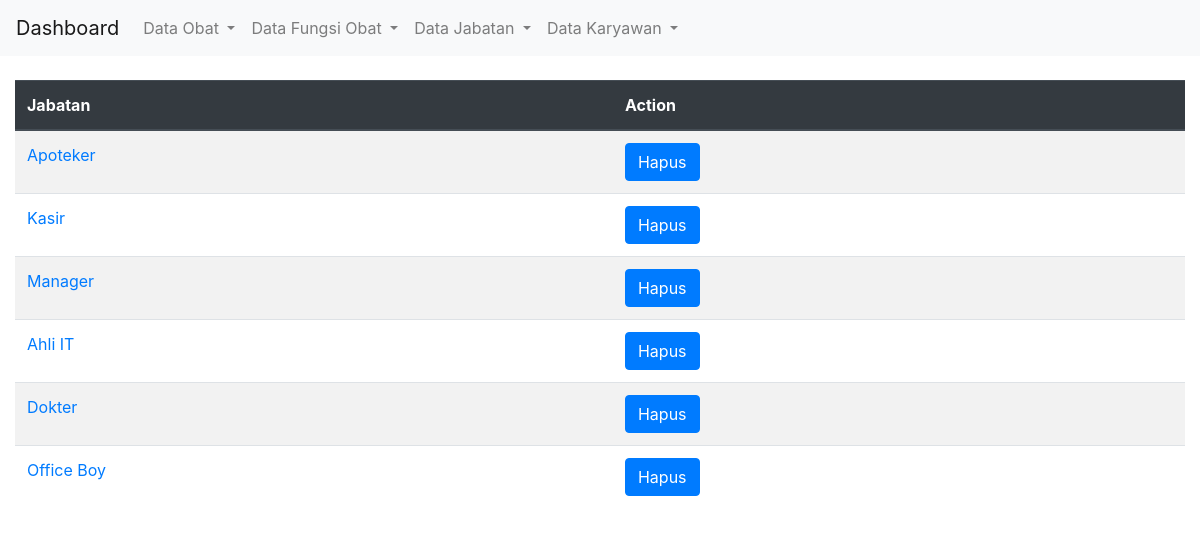
/karyawan/jabatan_list/, run on the app's committed database.
### karyawan/models.py (models this page shows, shortened)
class Jabatan(models.Model):
    jabatan = models.CharField(max_length=20)

### karyawan/views.py (the view)
# urls.py: path('jabatan_list/', views.jabatan_list, name='jabatan_list'),
def jabatan_list(request):
    jabatan = Jabatan.objects.all()
    return render(request, "jabatan/list_jabatan.html", {"jabatans": jabatan, })

### templates/jabatan/list_jabatan.html (shortened to what this page needs)
{% extends "master/base.html" %}
{% load static %}
{% block body %}
<br />
<div class="table-responsive">
  <table class="table table-striped table-fixed" id="data">
    <thead class="thead-dark">
      <tr>
        <th scope="col">Jabatan</th>
        <th scope="col">Action</th>
      </tr>
    </thead>
    <tbody id="myTable">
      {% for Jabatan in jabatans %}
      <tr>
        <td><a href="{% url 'karyawan:jabatan_update' Jabatan.id %}">{{ Jabatan.jabatan }}</td>
        <td><button type="button" class="btn btn-primary" data-toggle="modal" data-target="#hapus-{{Jabatan.id}}">
          Hapus
        </button></td>
      </tr>
      {% endfor %}
    </tbody>
  </table>
</div>
{% endblock body %}

### data on the page
Jabatan: jabatan "Apoteker"
Jabatan: jabatan "Kasir"
Jabatan: jabatan "Manager"
Jabatan: jabatan "Ahli IT"
Jabatan: jabatan "Dokter"
Jabatan: jabatan "Office Boy"
